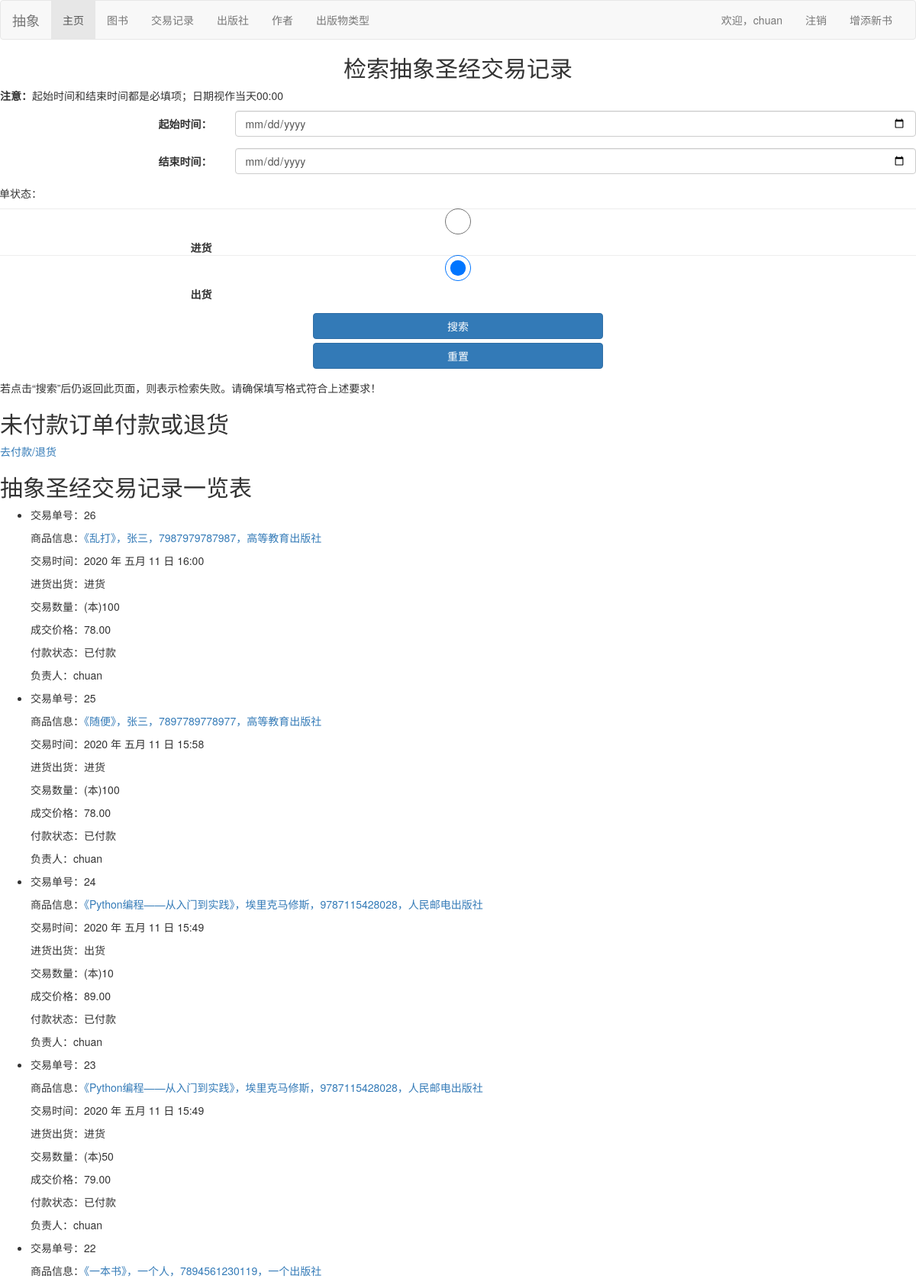
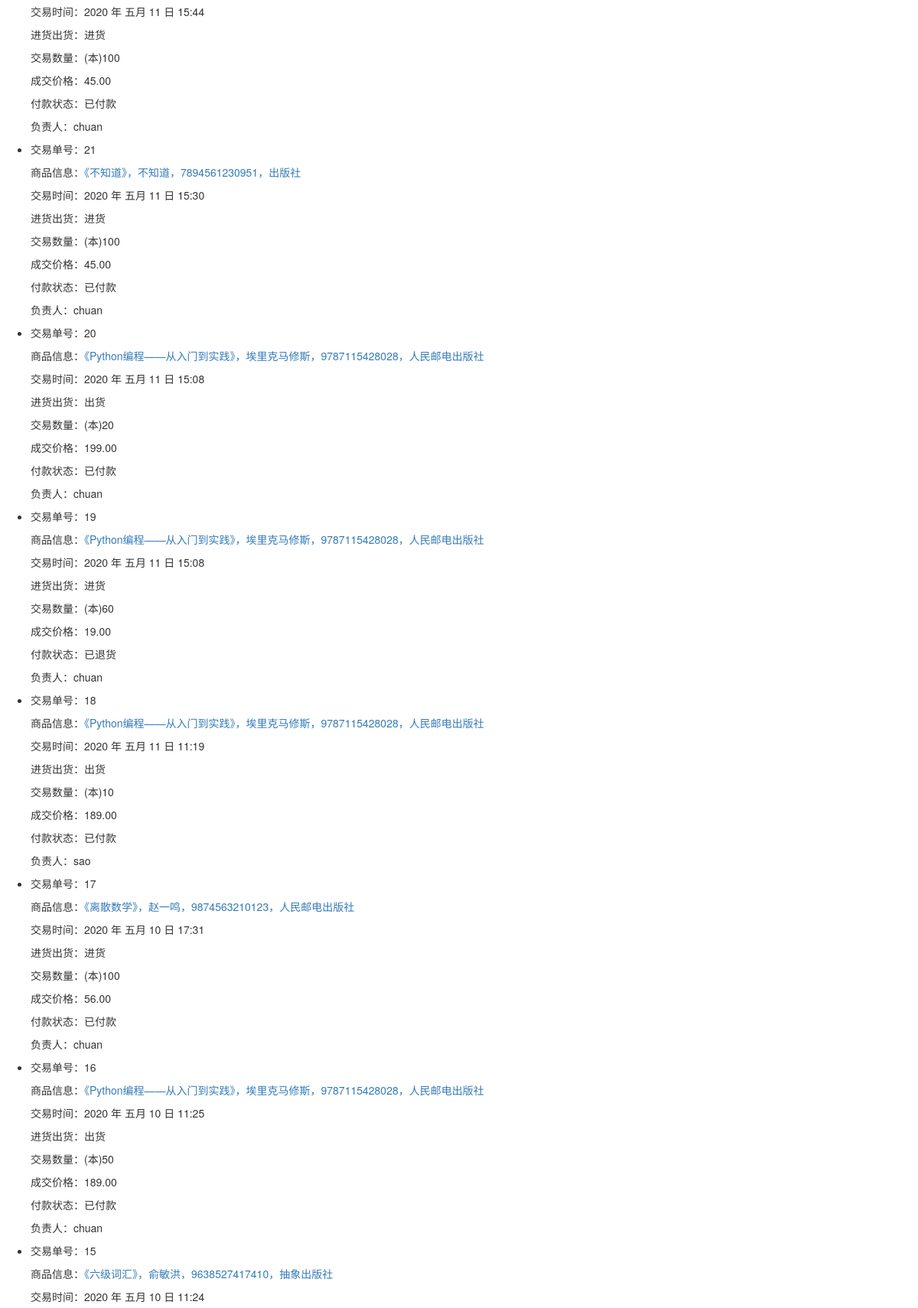
The page /bookstore/transactions/ (signed in, upper part) on the database its author committed (2 pictures, top to bottom).
### bookstore/models.py (models this page shows, shortened)
class Transaction(models.Model):
    in_out = models.CharField(max_length=2, verbose_name='进货/出货', help_text='请输入“进货”或者“出货”', validators=
                              [vl.RegexValidator(regex=(r'^(?:进货|出货)$'), message='请确保输入“进货”或者“出货”之一！')])
    book = models.ForeignKey(Book, on_delete=models.DO_NOTHING, verbose_name='商品')
    ruler = models.ForeignKey(Admin, on_delete=models.DO_NOTHING, verbose_name='执行交易的管理员')
    cost = models.DecimalField(max_digits=5, decimal_places=2, verbose_name='成交金额')
    amount = models.PositiveIntegerField(verbose_name='成交数量',
                                         validators=[vl.MinValueValidator(1), vl.MaxValueValidator(9999)])
    time = models.DateTimeField(auto_now_add=True, verbose_name='成交时间')
    paid = models.CharField(max_length=3, verbose_name='未付款/已付款/已退货', help_text='请输入“未付款“、”已付款“、”已退货“之一',
                            validators=[vl.RegexValidator(regex=(r'^(?:未付款|已付款|已退货)$'),
                                                          message='请确保输入“未付款“、”已付款“、”已退货“之一！')])
    class Meta:
        verbose_name = '交易记录'
        verbose_name_plural = '交易记录'
        ordering = ['-time']

class Book(models.Model):
    ISBN = models.CharField(max_length=13, verbose_name='ISBN号', help_text='请输入纯数字ISBN（不带横杠）', validators=
                            [vl.RegexValidator(regex='^\d{13}$', message='请确保ISBN格式正确！')])
    name = models.CharField(max_length=50, verbose_name='书名')
    language = models.CharField(max_length=10, verbose_name='语言', default='汉语')
    author = models.ManyToManyField(Author, verbose_name='作者')
    publisher = models.ForeignKey(Publisher, on_delete=models.DO_NOTHING, verbose_name='出版社')
    price = models.DecimalField(max_digits=5, decimal_places=2, verbose_name='售价', validators=
                                [vl.MaxValueValidator(999.99, message='最高999.99元'),
                                 vl.MinValueValidator(0.01, message='最低0.01元')])
    inventory = models.IntegerField(verbose_name='当前库存', validators=[vl.MinValueValidator(0)], default=0)
    category = models.ManyToManyField(Category, verbose_name='类别')
    summary = models.CharField(max_length=100, verbose_name='简介', default='懒狗管理员没有留下任何摘要，是不是可以爬了？')
    class Meta:
        verbose_name = '图书信息'
        verbose_name_plural = '图书信息'
        ordering = ['name', 'publisher', ]
    def __str__(self):
        return '《' + self.name + '》，' + self.get_author() + '，' + self.ISBN + '，' + self.publisher.name
    def get_absolute_url(self):
        return reverse('related_transaction', args=[str(self.id)])
    def get_author(self):
        return '，'.join([a.name for a in self.author.order_by('name')])

class Author(models.Model):
    name = models.CharField(max_length=30, verbose_name='作者姓名')
    class Meta:
        verbose_name = '作者'
        verbose_name_plural = '作者'
        ordering = ['name', ]

class Publisher(models.Model):
    name = models.CharField(max_length=30, verbose_name='出版社')
    class Meta:
        verbose_name = '出版社'
        verbose_name_plural = '出版社'
        ordering = ['name', ]

class Admin(models.Model):
    user = models.OneToOneField(User, on_delete=models.CASCADE)
    name = models.CharField(max_length=30, verbose_name='姓名')
    gender = models.CharField(max_length=1, verbose_name='性别', help_text='请输入“男”或者“女”', validators=
                              [vl.RegexValidator(regex="^['男'|'女']$", message='请确保性别格式正确！')])
    age = models.PositiveIntegerField(verbose_name='年龄',
                                      validators=[vl.MaxValueValidator(99), vl.MinValueValidator(1)], default=18)
    address = models.CharField(max_length=50, verbose_name='住址')
    class Meta:
        verbose_name = '管理员信息'
        verbose_name_plural = '管理员信息'
    def __str__(self):
        return self.user.get_username()

### bookstore/views.py (the view, shortened to what this page needs)
# urls.py: path('transactions/', views.transactions, name='transactions'),
@login_required
def transactions(request):
    transactions = Transaction.objects.all()
    ct = {'transactions': transactions}
    return render(request, 'bookstore/transaction_list.html', context=ct)

### bookstore/templates/bookstore/transaction_list.html (shortened to what this page needs)
{% extends "base.html" %}
{% block content %}
    <form method="POST" role="form" class="form-horizontal">
        <h2 class="form-signin-heading text-center">检索抽象圣经交易记录</h2>
        <p><strong>注意：</strong>起始时间和结束时间都是必填项；日期视作当天00:00</p>
        <div class="form-group">
            <label for="id_start_time" class="col-md-3 control-label">起始时间：</label>
            <div class="col-md-9">
                <input type="date" class="form-control" id="id_start_time" name="start_time">
            </div>
        </div>
        <div class="form-group">
            <label for="id_end_time" class="col-md-3 control-label">结束时间：</label>
            <div class="col-md-9">
                <input type="date" class="form-control" id="id_end_time" name="end_time">
            </div>
        </div>
        <div class="form-group">
            <p>订单状态：</p>
            <input type="radio" class="form-control" name="stat" id="contactChoice1" value="进货" checked>
            <label for="in" class="col-md-3 control-label">进货</label>
            <input type="radio" class="form-control" name="stat" id="contactChoice2" value="出货" checked>
            <label for="out" class="col-md-3 control-label">出货</label>
        </div>
        <div class="form-group">
            <div class="col-md-4 col-md-offset-4">
                <button class="btn btn btn-primary btn-block" type="submit">搜索</button>
                <button class="btn btn btn-primary btn-block" type="reset">重置</button>
            </div>
        </div>
    </form>
    <p>若点击“搜索”后仍返回此页面，则表示检索失败。请确保填写格式符合上述要求！</p>
    <h2>未付款订单付款或退货</h2>
    <a href="{% url 'payment' %}">去付款/退货</a>
    <h2>抽象圣经交易记录一览表</h2>
    {% if transactions %}
    <ul>
      {% for tran in transactions %}
      <li>
        <p>交易单号：{{ tran.id }}</p>
        <p>商品信息：<a href="{{ tran.book.get_absolute_url }}">{{ tran.book }}</a></p>
        <p>交易时间：{{ tran.time|date:'Y 年 M d 日 H:i' }}</p>
        <p>进货出货：{{ tran.in_out }}</p>
        <p>交易数量：(本){{ tran.amount }}</p>
        <p>成交价格：{{ tran.cost }}</p>
        <p>付款状态：{{ tran.paid }}</p>
        <p>负责人：{{ tran.ruler }}</p>
      </li>
      {% endfor %}
    </ul>
    {% else %}
      <p>居然没人买抽象圣经？在？道个歉？</p>
    {% endif %}
{% endblock %}

### bookstore/templates/base.html (shortened to what this page needs)
<!DOCTYPE html>
<html lang="zh-hans">
<head>
  <link href="https://cdn.jsdelivr.net/npm/bootstrap@3.3.7/dist/css/bootstrap.min.css" rel="stylesheet">
</head>
<body>
<nav class="navbar navbar-default">
  <div class="container-fluid">
    <div class="navbar-header">
      <a class="navbar-brand">抽象</a>
    </div>
    <div class="collapse navbar-collapse" id="bs-example-navbar-collapse-1">
      <ul class="nav navbar-nav">
        <li role="presentation" class="active"><a href="{% url 'index' %}">主页</a></li>
        <li role="presentation"><a href="{% url 'books' %}">图书</a></li>
        <li role="presentation"><a href="{% url 'transactions' %}">交易记录</a></li>
        <li role="presentation"><a href="{% url 'publishers' %}">出版社</a></li>
        <li role="presentation"><a href="{% url 'authors' %}">作者</a></li>
        <li role="presentation"><a href="{% url 'categories' %}">出版物类型</a></li>
      </ul>
      <ul class="nav navbar-nav navbar-right">
        {% if user.is_authenticated %}
          <li><a href="{% url 'profile' user.id %}?next={{request.path}}">欢迎，{{ user.get_username }}</a></li>
          <li><a href="{% url 'logout'%}?next={{request.path}}">注销</a></li>
          <li><a href="{% url 'newbook' %}?next={{request.path}}">增添新书</a></li>
        {% else %}
          <li><a href="{% url 'login'%}?next={{request.path}}">去登录</a></li>
        {% endif %}
      </ul>
    </div>
  </div>
</nav>
{% block content %}{% endblock %}
</body>
</html>

### rows shown on the page
Transaction: id "26", book "《乱打》，张三，7987979787987，高等教育出版社", time "2020 年 五月 11 日 16:00", in_out "进货", amount "100", cost "78.00", paid "已付款", ruler "chuan"
Transaction: id "25", book "《随便》，张三，7897789778977，高等教育出版社", time "2020 年 五月 11 日 15:58", in_out "进货", amount "100", cost "78.00", paid "已付款", ruler "chuan"
Transaction: id "24", book "《Python编程——从入门到实践》，埃里克马修斯，9787115428028，人民邮电出版社", time "2020 年 五月 11 日 15:49", in_out "出货", amount "10", cost "89.00", paid "已付款", ruler "chuan"
Transaction: id "23", book "《Python编程——从入门到实践》，埃里克马修斯，9787115428028，人民邮电出版社", time "2020 年 五月 11 日 15:49", in_out "进货", amount "50", cost "79.00", paid "已付款", ruler "chuan"
Transaction: id "22", book "《一本书》，一个人，7894561230119，一个出版社", time "2020 年 五月 11 日 15:44", in_out "进货", amount "100", cost "45.00", paid "已付款", ruler "chuan"
Transaction: id "21", book "《不知道》，不知道，7894561230951，出版社", time "2020 年 五月 11 日 15:30", in_out "进货", amount "100", cost "45.00", paid "已付款", ruler "chuan"
Transaction: id "20", book "《Python编程——从入门到实践》，埃里克马修斯，9787115428028，人民邮电出版社", time "2020 年 五月 11 日 15:08", in_out "出货", amount "20", cost "199.00", paid "已付款", ruler "chuan"
Transaction: id "19", book "《Python编程——从入门到实践》，埃里克马修斯，9787115428028，人民邮电出版社", time "2020 年 五月 11 日 15:08", in_out "进货", amount "60", cost "19.00", paid "已退货", ruler "chuan"
Transaction: id "18", book "《Python编程——从入门到实践》，埃里克马修斯，9787115428028，人民邮电出版社", time "2020 年 五月 11 日 11:19", in_out "出货", amount "10", cost "189.00", paid "已付款", ruler "sao"
Transaction: id "17", book "《离散数学》，赵一鸣，9874563210123，人民邮电出版社", time "2020 年 五月 10 日 17:31", in_out "进货", amount "100", cost "56.00", paid "已付款", ruler "chuan"
Transaction: id "16", book "《Python编程——从入门到实践》，埃里克马修斯，9787115428028，人民邮电出版社", time "2020 年 五月 10 日 11:25", in_out "出货", amount "50", cost "189.00", paid "已付款", ruler "chuan"
Transaction: id "15", book "《六级词汇》，俞敏洪，9638527417410，抽象出版社", time "2020 年 五月 10 日 11:24"

### other values the page prints
{{ user.get_username }} "chuan"
